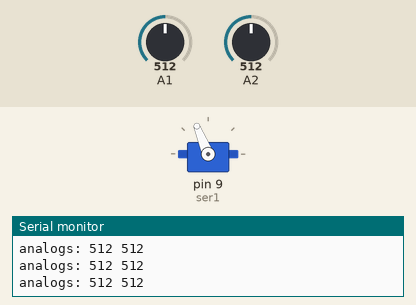
This sketch was run on a simulated Arduino Uno, built with avr-gcc and run on an emulated ATmega328P. Shown: servo, the last lines printed to the serial monitor. The test bench sets the inputs (shaded band); at power-on: A1 = 512, A2 = 512.

Above: at 1.2 s.
1.3 s: A1 set to 716
At 1.6 s:
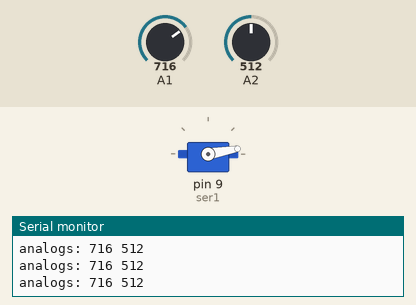
2.8 s: A2 set to 900
At 3.9 s:
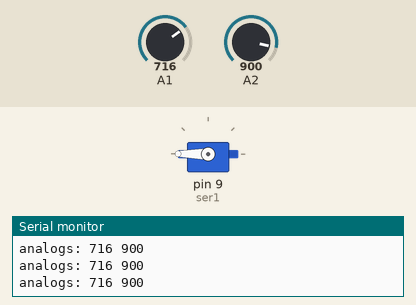
4.3 s: A1 set to 1023
At 5.3 s:
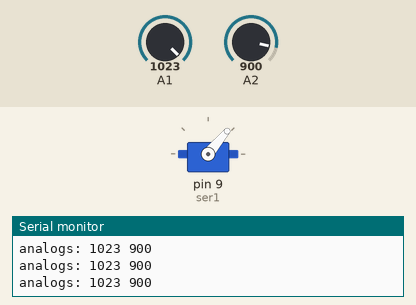
5.8 s: A1 set to 900
At 6.2 s:
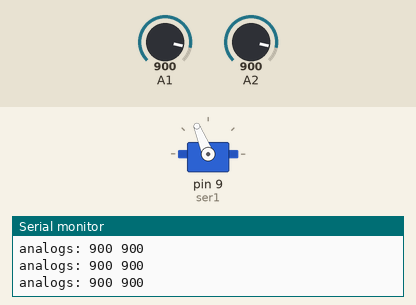
7.3 s: A2 set to 1023
At 7.6 s:
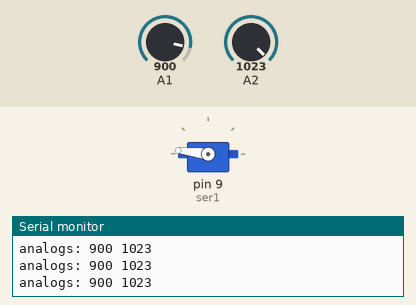
8.8 s: A2 set to 716
At 9.7 s:
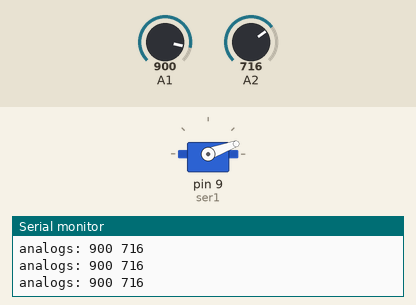
Timing chart, 0 to 11.3 s (numbered marks = the images above; inputs shaded):
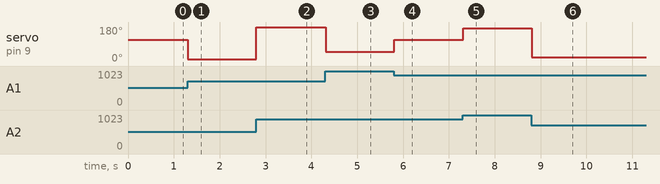

Measured:
- after the input at 1.3 s, servo on pin 9 (ser1): 112° → 10° at once
- after the input at 2.8 s, servo on pin 9 (ser1): 10° → 180° at once
- after the input at 4.3 s, servo on pin 9 (ser1): 180° → 50° at once
- after the input at 5.8 s, servo on pin 9 (ser1): 50° → 112° at once
- after the input at 7.3 s, servo on pin 9 (ser1): 112° → 173° at once
- after the input at 8.8 s, servo on pin 9 (ser1): 173° → 20° at once

The sketch:

sea1.ino
```cpp
/*
 * stm32f401re nucleo
 *
 */
#include<Servo.h>

Servo ser1;

void setup() {
  // put your setup code here, to run once:
  Serial.begin(115200);
  Serial.println("Starting...");
  ser1.attach(9);
}

int pot1,pot2;

void loop() {
  // put your main code here, to run repeatedly:
  pot1 = analogRead(1);
  pot2 = analogRead(2);

  Serial.print("analogs: ");
  Serial.print(pot1);
  Serial.print(" ");
  Serial.println(pot2);

  //ser1.write(122);
  ser1.write(122+floor(0.5*(pot2-pot1-20)));

  delay(10);
}
```
